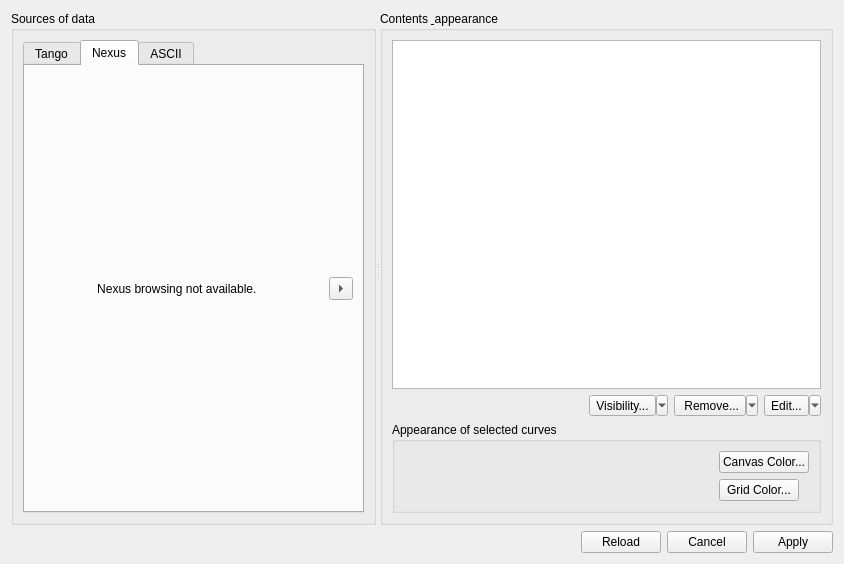
<?xml version="1.0" encoding="UTF-8"?>
<ui version="4.0">
 <class>TaurusPlotConfDlg</class>
 <widget class="QWidget" name="TaurusPlotConfDlg">
  <property name="geometry">
   <rect>
    <x>0</x>
    <y>0</y>
    <width>844</width>
    <height>564</height>
   </rect>
  </property>
  <property name="windowTitle">
   <string>Form</string>
  </property>
  <layout class="QVBoxLayout" name="verticalLayout_8">
   <item>
    <widget class="QSplitter" name="splitter">
     <property name="orientation">
      <enum>Qt::Horizontal</enum>
     </property>
     <widget class="QGroupBox" name="groupBox_2">
      <property name="title">
       <string>Sources of data</string>
      </property>
      <layout class="QVBoxLayout" name="verticalLayout_5">
       <item>
        <widget class="QTabWidget" name="tabWidget">
         <property name="currentIndex">
          <number>1</number>
         </property>
         <widget class="QWidget" name="tangoTab">
          <attribute name="title">
           <string>Tango</string>
          </attribute>
          <layout class="QHBoxLayout" name="horizontalLayout">
           <item>
            <widget class="QWidget" name="tangoTree" native="true">
             <property name="sizePolicy">
              <sizepolicy hsizetype="Expanding" vsizetype="Preferred">
               <horstretch>0</horstretch>
               <verstretch>0</verstretch>
              </sizepolicy>
             </property>
            </widget>
           </item>
           <item>
            <layout class="QVBoxLayout" name="verticalLayout">
             <item>
              <spacer name="verticalSpacer_2">
               <property name="orientation">
                <enum>Qt::Vertical</enum>
               </property>
               <property name="sizeHint" stdset="0">
                <size>
                 <width>20</width>
                 <height>40</height>
                </size>
               </property>
              </spacer>
             </item>
             <item>
              <widget class="QToolButton" name="tangoSendBT">
               <property name="text">
                <string>-&gt;</string>
               </property>
               <property name="arrowType">
                <enum>Qt::RightArrow</enum>
               </property>
              </widget>
             </item>
             <item>
              <spacer name="verticalSpacer">
               <property name="orientation">
                <enum>Qt::Vertical</enum>
               </property>
               <property name="sizeHint" stdset="0">
                <size>
                 <width>20</width>
                 <height>40</height>
                </size>
               </property>
              </spacer>
             </item>
            </layout>
           </item>
          </layout>
         </widget>
         <widget class="QWidget" name="nexusTab">
          <attribute name="title">
           <string>Nexus</string>
          </attribute>
          <layout class="QHBoxLayout" name="horizontalLayout_5">
           <item>
            <widget class="QLabel" name="nexusBrowser">
             <property name="sizePolicy">
              <sizepolicy hsizetype="Expanding" vsizetype="Preferred">
               <horstretch>0</horstretch>
               <verstretch>0</verstretch>
              </sizepolicy>
             </property>
             <property name="text">
              <string>Nexus browsing not available. </string>
             </property>
             <property name="alignment">
              <set>Qt::AlignCenter</set>
             </property>
            </widget>
           </item>
           <item>
            <layout class="QVBoxLayout" name="verticalLayout_2">
             <item>
              <spacer name="verticalSpacer_3">
               <property name="orientation">
                <enum>Qt::Vertical</enum>
               </property>
               <property name="sizeHint" stdset="0">
                <size>
                 <width>20</width>
                 <height>40</height>
                </size>
               </property>
              </spacer>
             </item>
             <item>
              <widget class="QToolButton" name="nexusSendBT">
               <property name="text">
                <string>-&gt;</string>
               </property>
               <property name="arrowType">
                <enum>Qt::RightArrow</enum>
               </property>
              </widget>
             </item>
             <item>
              <spacer name="verticalSpacer_4">
               <property name="orientation">
                <enum>Qt::Vertical</enum>
               </property>
               <property name="sizeHint" stdset="0">
                <size>
                 <width>20</width>
                 <height>40</height>
                </size>
               </property>
              </spacer>
             </item>
            </layout>
           </item>
          </layout>
         </widget>
         <widget class="QWidget" name="asciiTab">
          <attribute name="title">
           <string>ASCII</string>
          </attribute>
          <widget class="QWidget" name="layoutWidget_2">
           <property name="geometry">
            <rect>
             <x>350</x>
             <y>0</y>
             <width>34</width>
             <height>459</height>
            </rect>
           </property>
           <layout class="QVBoxLayout" name="verticalLayout_3">
            <item>
             <widget class="QToolButton" name="toolButton_3">
              <property name="text">
               <string>-&gt;</string>
              </property>
             </widget>
            </item>
            <item>
             <spacer name="verticalSpacer">
              <property name="orientation">
               <enum>Qt::Vertical</enum>
              </property>
              <property name="sizeHint" stdset="0">
               <size>
                <width>20</width>
                <height>40</height>
               </size>
              </property>
             </spacer>
            </item>
           </layout>
          </widget>
         </widget>
        </widget>
       </item>
      </layout>
     </widget>
     <widget class="QGroupBox" name="groupBox_3">
      <property name="title">
       <string>Contents &amp; appearance</string>
      </property>
      <layout class="QVBoxLayout" name="verticalLayout_7">
       <item>
        <layout class="QVBoxLayout" name="verticalLayout_4">
         <item>
          <widget class="QTableView" name="curvesTable">
           <property name="dragEnabled">
            <bool>true</bool>
           </property>
           <property name="dragDropMode">
            <enum>QAbstractItemView::DragDrop</enum>
           </property>
           <property name="defaultDropAction">
            <enum>Qt::CopyAction</enum>
           </property>
          </widget>
         </item>
         <item>
          <layout class="QHBoxLayout" name="horizontalLayout_2">
           <item>
            <spacer name="horizontalSpacer">
             <property name="orientation">
              <enum>Qt::Horizontal</enum>
             </property>
             <property name="sizeHint" stdset="0">
              <size>
               <width>40</width>
               <height>20</height>
              </size>
             </property>
            </spacer>
           </item>
           <item>
            <widget class="QToolButton" name="visibilityBT">
             <property name="text">
              <string>Visibility...</string>
             </property>
             <property name="popupMode">
              <enum>QToolButton::MenuButtonPopup</enum>
             </property>
             <property name="toolButtonStyle">
              <enum>Qt::ToolButtonTextBesideIcon</enum>
             </property>
            </widget>
           </item>
           <item>
            <widget class="QToolButton" name="removeCurvesBT">
             <property name="text">
              <string> Remove...</string>
             </property>
             <property name="popupMode">
              <enum>QToolButton::MenuButtonPopup</enum>
             </property>
             <property name="toolButtonStyle">
              <enum>Qt::ToolButtonTextBesideIcon</enum>
             </property>
            </widget>
           </item>
           <item>
            <widget class="QToolButton" name="editCurvesTableBT">
             <property name="text">
              <string>Edit...</string>
             </property>
             <property name="popupMode">
              <enum>QToolButton::MenuButtonPopup</enum>
             </property>
             <property name="toolButtonStyle">
              <enum>Qt::ToolButtonTextBesideIcon</enum>
             </property>
            </widget>
           </item>
          </layout>
         </item>
        </layout>
       </item>
       <item>
        <widget class="QGroupBox" name="groupBox">
         <property name="title">
          <string>Appearance of selected curves</string>
         </property>
         <layout class="QHBoxLayout" name="horizontalLayout_4">
          <item>
           <widget class="QWidget" name="propView" native="true"/>
          </item>
          <item>
           <layout class="QVBoxLayout" name="verticalLayout_6">
            <item>
             <widget class="QPushButton" name="bckgndBT">
              <property name="sizePolicy">
               <sizepolicy hsizetype="Fixed" vsizetype="Fixed">
                <horstretch>0</horstretch>
                <verstretch>0</verstretch>
               </sizepolicy>
              </property>
              <property name="text">
               <string>Canvas Color...</string>
              </property>
             </widget>
            </item>
            <item>
             <widget class="QPushButton" name="gridColorBT">
              <property name="sizePolicy">
               <sizepolicy hsizetype="Fixed" vsizetype="Fixed">
                <horstretch>0</horstretch>
                <verstretch>0</verstretch>
               </sizepolicy>
              </property>
              <property name="text">
               <string>Grid Color...</string>
              </property>
             </widget>
            </item>
           </layout>
          </item>
         </layout>
        </widget>
       </item>
      </layout>
     </widget>
    </widget>
   </item>
   <item>
    <layout class="QHBoxLayout" name="horizontalLayout_3">
     <item>
      <spacer name="horizontalSpacer_2">
       <property name="orientation">
        <enum>Qt::Horizontal</enum>
       </property>
       <property name="sizeHint" stdset="0">
        <size>
         <width>40</width>
         <height>20</height>
        </size>
       </property>
      </spacer>
     </item>
     <item>
      <widget class="QPushButton" name="reloadBT">
       <property name="text">
        <string>Reload</string>
       </property>
      </widget>
     </item>
     <item>
      <widget class="QPushButton" name="cancelBT">
       <property name="text">
        <string>Cancel</string>
       </property>
      </widget>
     </item>
     <item>
      <widget class="QPushButton" name="applyBT">
       <property name="text">
        <string>Apply</string>
       </property>
      </widget>
     </item>
    </layout>
   </item>
  </layout>
 </widget>
 <resources/>
 <connections/>
</ui>
